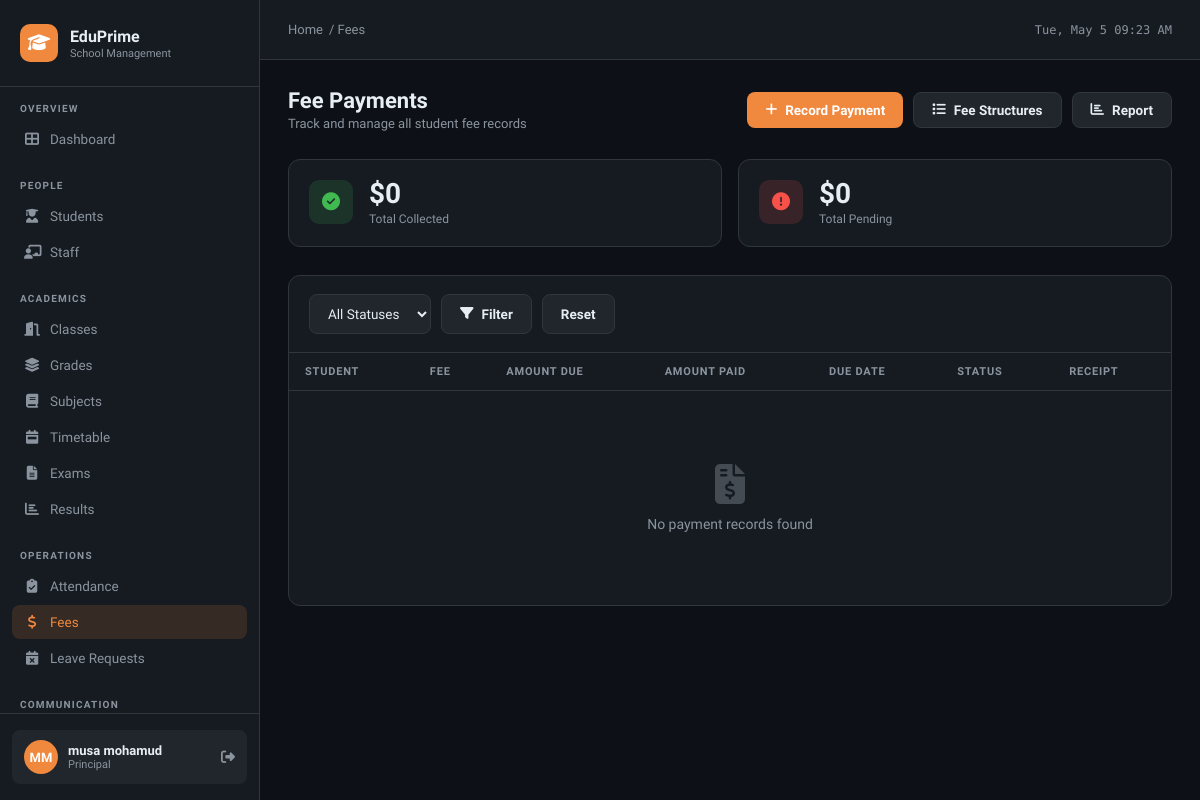
The app's page /fees/ (signed in) with its own data.
### school/models.py (models this page shows, shortened)
class User(AbstractUser):
    ROLE_CHOICES = [
        ('admin', 'Admin'),
        ('principal', 'Principal'),
        ('teacher', 'Teacher'),
        ('accountant', 'Accountant'),
        ('parent', 'Parent'),
        ('student', 'Student'),
    ]
    role = models.CharField(max_length=20, choices=ROLE_CHOICES, default='teacher')
    phone = models.CharField(max_length=20, blank=True)
    address = models.TextField(blank=True)
    photo = models.ImageField(upload_to='users/', blank=True, null=True)

### school/views.py (the view)
# urls.py: path('fees/', views.fee_list, name='fee_list'),
@login_required
def fee_list(request):
    payments = FeePayment.objects.select_related('student', 'fee_structure').order_by('-due_date')
    status_filter = request.GET.get('status', '')
    if status_filter:
        payments = payments.filter(status=status_filter)
    total_collected = payments.filter(status='paid').aggregate(t=Sum('amount_paid'))['t'] or 0
    total_pending = payments.filter(status__in=['pending','overdue']).aggregate(t=Sum('amount_due'))['t'] or 0
    return render(request, 'school/fee_list.html', {
        'payments': payments, 'total_collected': total_collected,
        'total_pending': total_pending, 'status_filter': status_filter
    })

### school/templates/school/fee_list.html (shortened to what this page needs)
{% extends 'school/base.html' %}
{% block breadcrumb %}<a href="{% url 'dashboard' %}">Home</a> / Fees{% endblock %}
{% block content %}
<div class="page-header">
  <div><div class="page-title">Fee Payments</div><div class="page-subtitle">Track and manage all student fee records</div></div>
  <div style="display:flex;gap:10px;">
    <a href="{% url 'fee_payment_add' %}" class="btn btn-primary"><i class="fas fa-plus"></i> Record Payment</a>
    <a href="{% url 'fee_structure_list' %}" class="btn btn-secondary"><i class="fas fa-list"></i> Fee Structures</a>
    <a href="{% url 'fee_report' %}" class="btn btn-secondary"><i class="fas fa-chart-bar"></i> Report</a>
  </div>
</div>
<div class="stats-grid">
  <div class="stat-card">
    <div class="stat-icon green"><i class="fas fa-check-circle"></i></div>
    <div>
      <div class="stat-value">${{ total_collected|floatformat:0 }}</div>
      <div class="stat-label">Total Collected</div>
    </div>
  </div>
  <div class="stat-card">
    <div class="stat-icon red"><i class="fas fa-exclamation-circle"></i></div>
    <div>
      <div class="stat-value">${{ total_pending|floatformat:0 }}</div>
      <div class="stat-label">Total Pending</div>
    </div>
  </div>
</div>
<div class="card">
  <div class="card-header">
    <form method="get" style="display:flex;gap:10px;margin:0;">
      <select class="form-input" name="status" style="width:160px;">
        <option value="">All Statuses</option>
      </select>
      <button type="submit" class="btn btn-secondary"><i class="fas fa-filter"></i> Filter</button>
      <a href="{% url 'fee_list' %}" class="btn btn-secondary">Reset</a>
    </form>
  </div>
  <div class="table-wrap">
    <table>
      <thead>
        <tr><th>Student</th><th>Fee</th><th>Amount Due</th><th>Amount Paid</th><th>Due Date</th><th>Status</th><th>Receipt</th></tr>
      </thead>
      <tbody>
        {% for payment in payments %}
        <tr>
          <td>
            <div style="display:flex;align-items:center;gap:10px;">
              <div class="avatar">{{ payment.student.first_name|first }}{{ payment.student.last_name|first }}</div>
              <div>
                <div style="font-weight:600;font-size:13px;">{{ payment.student.get_full_name }}</div>
                <div style="font-size:11px;color:var(--text2);">{{ payment.student.section }}</div>
              </div>
            </div>
          </td>
          <td>{{ payment.fee_structure.name }}</td>
          <td style="font-weight:600;">${{ payment.amount_due }}</td>
          <td style="color:var(--green);font-weight:600;">${{ payment.amount_paid }}</td>
          <td style="font-size:12px;color:{% if payment.status == 'overdue' %}var(--red){% else %}var(--text2){% endif %};">{{ payment.due_date }}</td>
          <td>
            <span class="badge {% if payment.status == 'paid' %}badge-green{% elif payment.status == 'overdue' %}badge-red{% elif payment.status == 'partial' %}badge-yellow{% else %}badge-gray{% endif %}">
              {{ payment.status }}
            </span>
          </td>
          <td>
            {% if payment.receipt_number %}
            <a href="{% url 'fee_receipt' payment.pk %}" class="btn btn-sm btn-secondary" title="{{ payment.receipt_number }}"><i class="fas fa-receipt"></i></a>
            {% else %}—{% endif %}
          </td>
        </tr>
        {% empty %}
        <tr><td colspan="7"><div class="empty-state"><i class="fas fa-file-invoice-dollar"></i><p>No payment records found</p></div></td></tr>
        {% endfor %}
      </tbody>
    </table>
  </div>
</div>
{% endblock %}

### school/templates/school/base.html (shortened to what this page needs)
<!DOCTYPE html>
<html lang="en">
<head>
<link rel="stylesheet" href="https://cdnjs.cloudflare.com/ajax/libs/font-awesome/6.5.0/css/all.min.css">
</head>
<body>
{% if user.is_authenticated %}
<aside class="sidebar">
  <div class="sidebar-logo">
    <div class="logo-icon"><i class="fas fa-graduation-cap"></i></div>
    <div>
      <div class="logo-text">EduPrime</div>
      <div class="logo-sub">School Management</div>
    </div>
  </div>
  <nav class="sidebar-nav">
    <div class="nav-section">
      <div class="nav-label">Overview</div>
      <a href="{% url 'dashboard' %}" class="nav-item {% if request.resolver_match.url_name == 'dashboard' %}active{% endif %}">
        <i class="fas fa-th-large"></i> Dashboard
      </a>
    </div>
    <div class="nav-section">
      <div class="nav-label">People</div>
      <a href="{% url 'student_list' %}" class="nav-item {% if 'student' in request.resolver_match.url_name %}active{% endif %}">
        <i class="fas fa-user-graduate"></i> Students
      </a>
      <a href="{% url 'staff_list' %}" class="nav-item {% if 'staff' in request.resolver_match.url_name %}active{% endif %}">
        <i class="fas fa-chalkboard-teacher"></i> Staff
      </a>
    </div>
    <div class="nav-section">
      <div class="nav-label">Academics</div>
      <a href="{% url 'class_list' %}" class="nav-item {% if 'class' in request.resolver_match.url_name %}active{% endif %}">
        <i class="fas fa-door-open"></i> Classes
      </a>
      <a href="{% url 'grade_list' %}" class="nav-item {% if 'grade' in request.resolver_match.url_name %}active{% endif %}">
        <i class="fas fa-layer-group"></i> Grades
      </a>
      <a href="{% url 'subject_list' %}" class="nav-item {% if 'subject' in request.resolver_match.url_name %}active{% endif %}">
        <i class="fas fa-book"></i> Subjects
      </a>
      <a href="{% url 'timetable_list' %}" class="nav-item {% if 'timetable' in request.resolver_match.url_name %}active{% endif %}">
        <i class="fas fa-calendar-week"></i> Timetable
      </a>
      <a href="{% url 'exam_list' %}" class="nav-item {% if 'exam' in request.resolver_match.url_name %}active{% endif %}">
        <i class="fas fa-file-alt"></i> Exams
      </a>
      <a href="{% url 'result_list' %}" class="nav-item {% if 'result' in request.resolver_match.url_name %}active{% endif %}">
        <i class="fas fa-chart-bar"></i> Results
      </a>
    </div>
    <div class="nav-section">
      <div class="nav-label">Operations</div>
      <a href="{% url 'attendance_list' %}" class="nav-item {% if 'attendance' in request.resolver_match.url_name %}active{% endif %}">
        <i class="fas fa-clipboard-check"></i> Attendance
      </a>
      <a href="{% url 'fee_list' %}" class="nav-item {% if 'fee' in request.resolver_match.url_name %}active{% endif %}">
        <i class="fas fa-dollar-sign"></i> Fees
      </a>
      <a href="{% url 'leave_list' %}" class="nav-item {% if 'leave' in request.resolver_match.url_name %}active{% endif %}">
        <i class="fas fa-calendar-times"></i> Leave Requests
      </a>
    </div>
    <div class="nav-section">
      <div class="nav-label">Communication</div>
    </div>
  </nav>
  <div class="sidebar-footer">
    <div class="user-card">
      <div class="user-avatar">{{ user.first_name|first|upper }}{{ user.last_name|first|upper }}</div>
      <div>
        <div class="user-name">{{ user.get_full_name|default:user.username }}</div>
        <div class="user-role">{{ user.role }}</div>
      </div>
      <a href="{% url 'logout' %}" class="user-logout" title="Logout"><i class="fas fa-sign-out-alt"></i></a>
    </div>
  </div>
</aside>
{% endif %}
<div class="main">
  {% if user.is_authenticated %}
  <header class="topbar">
    <div class="topbar-breadcrumb">
      {% block breadcrumb %}<a href="{% url 'dashboard' %}">Home</a>{% endblock %}
    </div>
    <div class="topbar-date" id="clock"></div>
  </header>
  {% endif %}
  <div class="content">
    {% block content %}{% endblock %}
  </div>
</div>
</body>
</html>

### records on screen
User: first_name|first "M", last_name|first "M", get_full_name "musa mohamud", role "Principal"

### other values on screen
{{ total_collected|floatformat:0 }} "0"
{{ total_pending|floatformat:0 }} "0"
